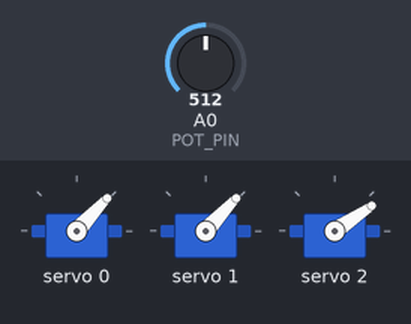
Bench run of a sketch on a simulated Arduino Uno, built with avr-gcc and run on an emulated ATmega328P. On the bench: 3 × servo. The test bench sets the inputs (shaded band); at power-on: A0 (POT_PIN) = 512. What the sketch prints to the serial monitor is not drawn.

Above: at 2.7 s.
2.8 s: A0 (POT_PIN) set to 130
At 5.7 s:
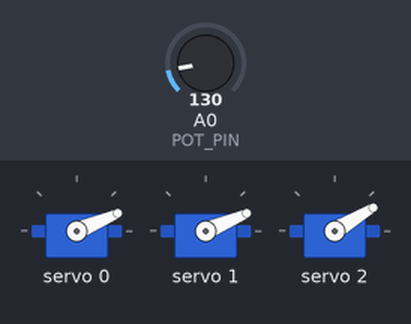
5.8 s: A0 (POT_PIN) set to 110
At 8.52 s:
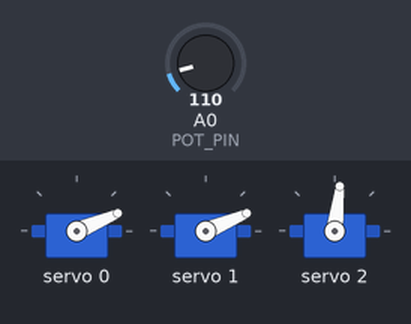
8.8 s: A0 (POT_PIN) set to 716
Timing chart, 0 to 17.8 s (numbered marks = the images above; inputs shaded):
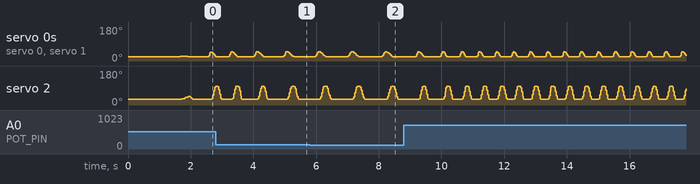

The sketch:

03.ino
```cpp
/*
  Nilheim Mechatronics Servo Heart – biologically sequenced driver (rev C)
  Requires: Adafruit PWM Servo Driver Library
  https://github.com/adafruit/Adafruit-PWM-Servo-Driver-Library

  Changes in rev C:
  - Atria compute a shared activation and map through each servo's own calibration (fixes ch1 “no motion”)
  - PWM change deadband tightened to 1 for finer atrial updates
  - Keeps rev B improvements: soft-start, synchrony guards, diastolic reserve, non-blocking, EMA pot, slew-limited BPM
*/

#include <Wire.h>
#include <Adafruit_PWMServoDriver.h>

// ============ User configuration ============

// I2C address for PCA9685 (0x40 is default for most boards)
constexpr uint8_t PCA9685_ADDR = 0x40;

// Servo channels
constexpr uint8_t SERVO_ATRIA_L = 0;
constexpr uint8_t SERVO_ATRIA_R = 1;
constexpr uint8_t SERVO_VENT    = 2;

// Analog pin for BPM control
constexpr uint8_t POT_PIN = A0;

// PCA9685 frequency (60 Hz typical for analog servos)
constexpr float SERVO_PWM_HZ = 60.0f;

// Pot to BPM mapping and filtering
constexpr int    BPM_MIN = 45;
constexpr int    BPM_MAX = 140;
constexpr float  POT_EMA_ALPHA = 0.08f;  // 0..1; lower = smoother
constexpr uint32_t POT_UPDATE_MS = 60;   // resample pot every this many ms

// Motion smoothing: minimum time between command updates
constexpr uint32_t SERVO_UPDATE_MS = 15; // ~66 Hz command rate

// Soft-start (power and first beats)
constexpr uint32_t POWER_ON_DELAY_MS   = 1500;  // let supply settle
constexpr uint32_t SOFTSTART_RAMP_MS   = 1200;  // ease amplitude into first beats

// Physiologic guards
constexpr uint32_t ATRIA_VENT_GAP_MS   = 30;    // atria finish at least this before vent starts
constexpr float    DIASTOLIC_MIN_FRAC  = 0.18f; // keep ≥18% of cycle for diastole
constexpr uint32_t DIASTOLIC_MIN_MS_LO = 120;   // clamp floor
constexpr uint32_t DIASTOLIC_MIN_MS_HI = 400;   // clamp ceiling

// I2C update deadband (PWM counts 0..4095); avoid spam for tiny changes
constexpr uint16_t PWM_CHANGE_DEADBAND = 1;

// ============ Small helpers (non-templated to avoid Arduino prototype issues) ============
static inline float clampf(float v, float lo, float hi) {
  if (v < lo) return lo;
  if (v > hi) return hi;
  return v;
}
static inline int clampi(int v, int lo, int hi) {
  if (v < lo) return lo;
  if (v > hi) return hi;
  return v;
}
static inline uint32_t clampu32(uint32_t v, uint32_t lo, uint32_t hi) {
  if (v < lo) return lo;
  if (v > hi) return hi;
  return v;
}
static inline uint16_t absDiffU16(uint16_t a, uint16_t b) {
  return (a > b) ? (uint16_t)(a - b) : (uint16_t)(b - a);
}

// Easing function: cubic smoothstep (no powf needed)
inline float easeSmoothStep(float x) {
  if (x <= 0.0f) return 0.0f;
  if (x >= 1.0f) return 1.0f;
  return x * x * (3.0f - 2.0f * x); // 3x^2 - 2x^3
}

// Per-servo calibration: set pulses (0..4095) and motion angles (deg 0..180)
struct ServoCal {
  uint16_t minPulse;           // pulse count at 0 deg
  uint16_t maxPulse;           // pulse count at 180 deg
  float    relaxedAngleDeg;    // resting position
  float    contractedAngleDeg; // peak contraction position
};

// Defaults are conservative; tune to your mechanics.
ServoCal cal[3] = {
  // Atria L
  { 140, 520,  25.0f,  55.0f },
  // Atria R
  { 140, 520,  25.0f,  55.0f },
  // Ventricle
  { 140, 520,  35.0f, 115.0f }
};

// ============ Internals ============

Adafruit_PWMServoDriver pwm = Adafruit_PWMServoDriver(PCA9685_ADDR);

// Cache last pulse to avoid redundant I2C updates
uint16_t lastPulse[3] = { 0xFFFF, 0xFFFF, 0xFFFF };

// Pot filtering
uint16_t potRaw = 0;
float    potEMA = 0.0f;
uint32_t lastPotSampleMs = 0;

// BPM smoothing: slew-rate limit BPM changes to avoid sudden shifts
float    bpmCurrent = 60.0f;     // Start at a sane value
constexpr float BPM_SLEW_PER_SEC = 60.0f; // max BPM change per second

// Timing the heart cycle
uint32_t cycleStartMs = 0;
uint32_t lastServoUpdateMs = 0;

// Soft-start window
uint32_t softStartBeginMs = 0;
uint32_t softStartEndMs   = 0;

// Precomputed phase durations for the current cycle (in ms)
struct CycleTiming {
  uint32_t cycleMs;
  uint32_t avDelayMs;
  uint32_t atriaContractMs;
  uint32_t atriaRelaxStartMs;
  uint32_t atriaRelaxMs;
  uint32_t ventContractMs;
  uint32_t ventHoldMs;
  uint32_t ventRelaxMs;
  uint32_t ventRelaxEndMs;
};
CycleTiming timing = {0};

// Convert angle (deg) to pulse count for a specific servo
uint16_t angleToPulse(uint8_t servoIdx, float angleDeg) {
  angleDeg = clampf(angleDeg, 0.0f, 180.0f);
  const ServoCal &c = cal[servoIdx];
  float t = angleDeg / 180.0f;
  float pulse = c.minPulse + t * (float)(c.maxPulse - c.minPulse);
  int p = clampi((int)pulse, 0, 4095);
  return (uint16_t)p;
}

// Write angle to a servo with change suppression + deadband
void writeServoAngle(uint8_t servoIdx, float angleDeg) {
  uint16_t pulse = angleToPulse(servoIdx, angleDeg);
  if (lastPulse[servoIdx] == 0xFFFF || absDiffU16(lastPulse[servoIdx], pulse) >= PWM_CHANGE_DEADBAND) {
    pwm.setPWM(servoIdx, 0, pulse);
    lastPulse[servoIdx] = pulse;
  }
}

// Compute heart timings from BPM with physiologic guards
void computeTimings(float bpm) {
  bpm = clampf(bpm, (float)BPM_MIN, (float)BPM_MAX);
  uint32_t cycleMs = (uint32_t)(60000.0f / bpm);

  // Keep a real diastolic reserve
  uint32_t diastolicMin = clampu32((uint32_t)(DIASTOLIC_MIN_FRAC * cycleMs),
                                   DIASTOLIC_MIN_MS_LO, DIASTOLIC_MIN_MS_HI);

  // AV delay ~100–170 ms (scaled)
  uint32_t avDelay = (uint32_t)clampf(0.14f * cycleMs, 100.0f, 170.0f);

  // Atrial contraction 100–180 ms, must finish before vent starts
  uint32_t atriaContract = (uint32_t)clampf(0.16f * cycleMs, 100.0f, 180.0f);
  if (atriaContract + ATRIA_VENT_GAP_MS > avDelay) {
    atriaContract = (avDelay > ATRIA_VENT_GAP_MS) ? (avDelay - ATRIA_VENT_GAP_MS) : (avDelay / 2);
    atriaContract = clampu32(atriaContract, 70, 180);
  }

  // Ventricular systole ~36% of cycle (then split)
  uint32_t ventTotal = (uint32_t)clampf(0.36f * cycleMs, 260.0f, 420.0f);
  uint32_t ventContract = (uint32_t)clampf(0.40f * ventTotal, 120.0f, 230.0f);
  uint32_t ventHold     = (uint32_t)clampf(0.20f * ventTotal,  70.0f, 150.0f);
  uint32_t ventRelax    = (uint32_t)clampf(0.40f * ventTotal, 120.0f, 230.0f);

  // Ensure diastolic reserve
  uint32_t vEnd = avDelay + ventContract + ventHold + ventRelax;
  if (cycleMs - vEnd < diastolicMin) {
    uint32_t need = diastolicMin - (cycleMs - vEnd);
    uint32_t shrinkable = ventContract + ventHold + ventRelax;
    if (need < shrinkable) {
      float s = (float)(shrinkable - need) / (float)shrinkable;
      ventContract = clampu32((uint32_t)(ventContract * s), 100, 220);
      ventHold     = clampu32((uint32_t)(ventHold     * s),  60, 140);
      ventRelax    = clampu32((uint32_t)(ventRelax    * s), 100, 220);
    } else {
      ventContract = 100; ventHold = 60; ventRelax = 100;
    }
    vEnd = avDelay + ventContract + ventHold + ventRelax;
  }

  // Atria begin relaxing as the ventricle starts (mimics AV valve closure timing)
  uint32_t atriaRelaxStart = avDelay;
  uint32_t atriaRelax      = (uint32_t)clampf(0.22f * cycleMs, 100.0f, 220.0f);

  timing.cycleMs           = cycleMs;
  timing.avDelayMs         = avDelay;
  timing.atriaContractMs   = atriaContract;
  timing.atriaRelaxStartMs = atriaRelaxStart;
  timing.atriaRelaxMs      = atriaRelax;
  timing.ventContractMs    = ventContract;
  timing.ventHoldMs        = ventHold;
  timing.ventRelaxMs       = ventRelax;
  timing.ventRelaxEndMs    = vEnd;
}

// Eased progress for a motion that starts at t0 and lasts durMs (0..1)
float easedProgress(uint32_t nowInCycleMs, uint32_t t0, uint32_t durMs) {
  if (nowInCycleMs <= t0) return 0.0f;
  uint32_t dt = nowInCycleMs - t0;
  if (dt >= durMs) return 1.0f;
  float x = (float)dt / (float)durMs;
  return easeSmoothStep(x);
}

// Soft-start amplitude (ramps 0→1 during first ~1.2s)
float softstartScale(uint32_t nowMs) {
  if (nowMs <= softStartBeginMs) return 0.0f;
  if (nowMs >= softStartEndMs)   return 1.0f;
  float x = (float)(nowMs - softStartBeginMs) / (float)(softStartEndMs - softStartBeginMs);
  return easeSmoothStep(x);
}

// Update pot and compute target BPM smoothly
void updateBPM(uint32_t nowMs) {
  if (nowMs - lastPotSampleMs >= POT_UPDATE_MS) {
    lastPotSampleMs = nowMs;
    uint16_t raw = analogRead(POT_PIN); // 0..1023
    potRaw = raw;
    // initialize EMA on first run
    if (potEMA <= 0.01f) potEMA = (float)raw;
    potEMA = potEMA + POT_EMA_ALPHA * ((float)raw - potEMA);

    // Map filtered pot to target BPM
    float targetBPM = BPM_MIN + (BPM_MAX - BPM_MIN) * (potEMA / 1023.0f);

    // Slew-rate limit BPM changes to avoid sudden shifts
    static uint32_t lastMs = nowMs;
    float dtSec = (nowMs - lastMs) / 1000.0f;
    lastMs = nowMs;
    float maxDelta = BPM_SLEW_PER_SEC * dtSec;
    float delta = targetBPM - bpmCurrent;
    if (delta >  maxDelta) delta =  maxDelta;
    if (delta < -maxDelta) delta = -maxDelta;
    bpmCurrent += delta;
  }
}

// Drives servos according to current time within the cycle
void updateHeart(uint32_t nowMs) {
  // Start a new cycle if we’re past the end
  if (nowMs - cycleStartMs >= timing.cycleMs) {
    cycleStartMs = nowMs;
    // recompute timings at the start of the cycle, in case BPM changed
    computeTimings(bpmCurrent);
  }

  // Only update servos at a limited rate
  if (nowMs - lastServoUpdateMs < SERVO_UPDATE_MS) return;
  lastServoUpdateMs = nowMs;

  uint32_t t = nowMs - cycleStartMs;

  // Global amplitude scale for first ~1.2s after start
  float amp = softstartScale(nowMs);

  // ---------- ATRIA ----------
  // Shared activation: ramps up during contraction, then back down during relax
  float a_prog_contract = easedProgress(t, 0,                      timing.atriaContractMs);
  float a_prog_relax    = easedProgress(t, timing.atriaRelaxStartMs, timing.atriaRelaxMs);

  float a_act = a_prog_contract + (0.0f - a_prog_contract) * a_prog_relax; // up then down
  a_act = clampf(a_act, 0.0f, 1.0f);
  a_act *= amp; // soft-start amplitude

  // Left atrium (own calibration)
  float aL = cal[SERVO_ATRIA_L].relaxedAngleDeg +
             (cal[SERVO_ATRIA_L].contractedAngleDeg - cal[SERVO_ATRIA_L].relaxedAngleDeg) * a_act;

  // Right atrium (own calibration)
  float aR = cal[SERVO_ATRIA_R].relaxedAngleDeg +
             (cal[SERVO_ATRIA_R].contractedAngleDeg - cal[SERVO_ATRIA_R].relaxedAngleDeg) * a_act;

  // ---------- VENTRICLE ----------
  float v_relaxed = cal[SERVO_VENT].relaxedAngleDeg;
  float v_contr   = cal[SERVO_VENT].contractedAngleDeg;

  uint32_t v_t0 = timing.avDelayMs;
  uint32_t v_t1 = v_t0 + timing.ventContractMs;
  uint32_t v_t2 = v_t1 + timing.ventHoldMs;
  uint32_t v_t3 = v_t2 + timing.ventRelaxMs; // equals timing.ventRelaxEndMs

  float ventAngle = v_relaxed;

  // Contract phase
  float v_prog_contract = easedProgress(t, v_t0, timing.ventContractMs);
  ventAngle = v_relaxed + (v_contr - v_relaxed) * v_prog_contract;

  // Hold phase: keep at contracted
  if (t >= v_t1 && t < v_t2) {
    ventAngle = v_contr;
  }

  // Relax phase
  float v_prog_relax = easedProgress(t, v_t2, timing.ventRelaxMs);
  if (t >= v_t2) {
    ventAngle = v_contr + (v_relaxed - v_contr) * v_prog_relax;
  }

  // Apply soft-start amplitude
  ventAngle = v_relaxed + (ventAngle - v_relaxed) * amp;

  // ---------- WRITE ----------
  writeServoAngle(SERVO_ATRIA_L, aL);
  writeServoAngle(SERVO_ATRIA_R, aR);
  writeServoAngle(SERVO_VENT,    ventAngle);
}

void setup() {
  pinMode(POT_PIN, INPUT);

  Serial.begin(115200);
  delay(50);
  Serial.println("Nilheim Heart – biologically sequenced servo driver (rev C)");

  Wire.begin();
  // Safer I2C speed: many boards support 400 kHz; ignore if not.
  #if defined(ARDUINO_ARCH_AVR) || defined(ARDUINO_ARCH_SAMD) || defined(ARDUINO_ARCH_ESP32) || defined(ARDUINO_ARCH_RP2040)
    Wire.setClock(400000);
  #endif

  pwm.begin();
  pwm.setPWMFreq(SERVO_PWM_HZ);
  delay(10);

  // Give power rails time to settle before holding any position
  delay(POWER_ON_DELAY_MS);

  // Initialize EMA
  potRaw = analogRead(POT_PIN);
  potEMA = (float)potRaw;

  // Initialize timings
  computeTimings(bpmCurrent);
  cycleStartMs = millis();

  // Soft-start window
  softStartBeginMs = cycleStartMs;                 // ramp begins with first cycle
  softStartEndMs   = softStartBeginMs + SOFTSTART_RAMP_MS;

  // Initialize servos at relaxed positions
  writeServoAngle(SERVO_ATRIA_L, cal[SERVO_ATRIA_L].relaxedAngleDeg);
  writeServoAngle(SERVO_ATRIA_R, cal[SERVO_ATRIA_R].relaxedAngleDeg);
  writeServoAngle(SERVO_VENT,    cal[SERVO_VENT].relaxedAngleDeg);
}

void loop() {
  uint32_t now = millis();
  updateBPM(now);
  updateHeart(now);

  // Small idle to keep loop cooperative
  delay(2);
}
```
